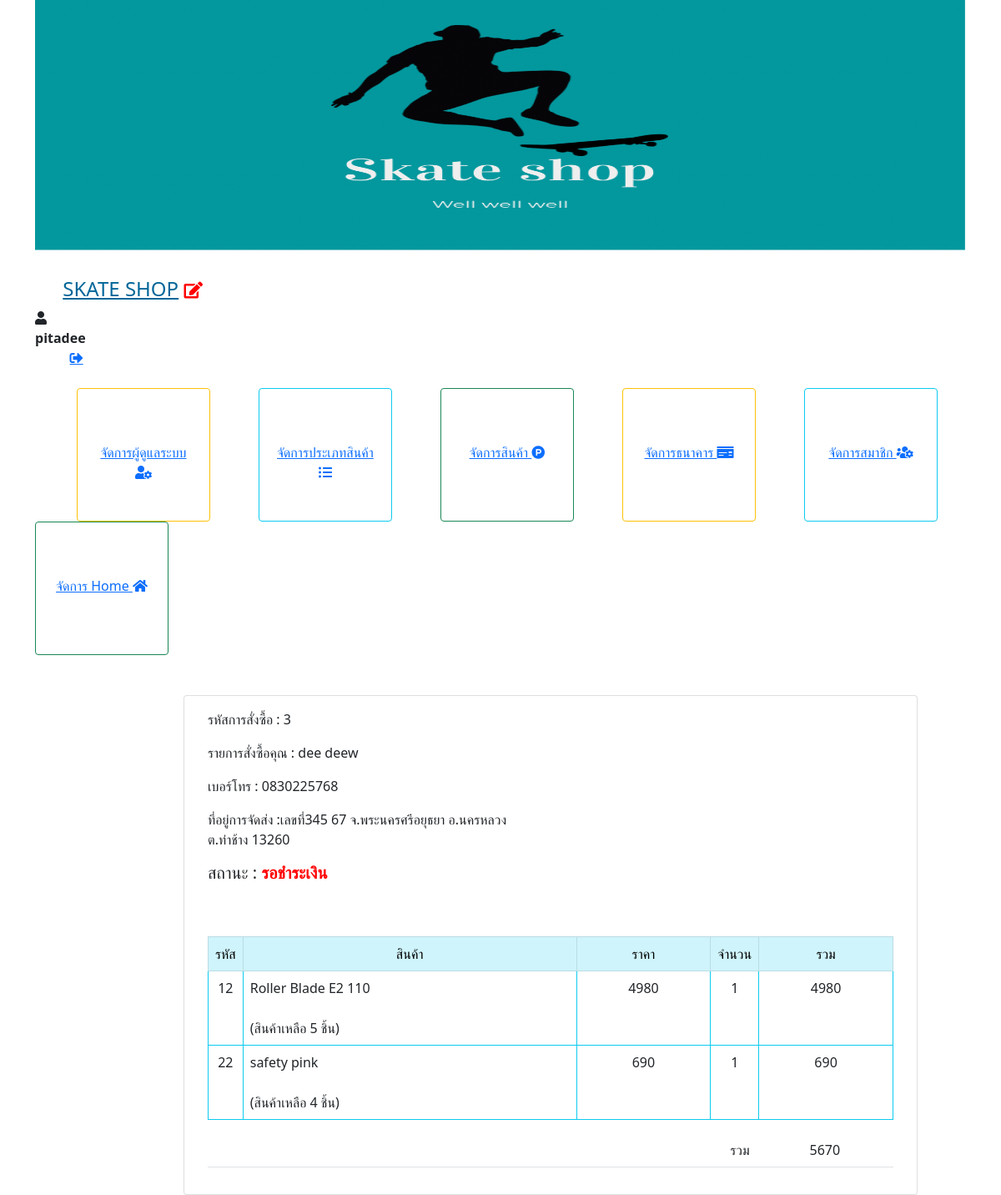
The page /skate-shop/admin/orderadd_wait.php?id=3 (signed in) on the database its author committed.
### tables this page shows
CREATE TABLE `shop` (
  `h_id` int(10) NOT NULL,
  `h_name` varchar(100) NOT NULL,
  `g_img` varchar(200) NOT NULL,
  `h_address` varchar(200) DEFAULT NULL,
  `h_tel` varchar(12) DEFAULT NULL,
  `h_fb` varchar(200) DEFAULT NULL,
  `h_ig` varchar(200) DEFAULT NULL
);

CREATE TABLE `order_detail` (
  `d_id` int(100) NOT NULL,
  `o_id` int(100) NOT NULL,
  `p_id` int(100) NOT NULL,
  `d_memberid` int(100) NOT NULL,
  `d_qty` int(100) NOT NULL,
  `d_subtotal` int(100) NOT NULL,
  `o_total` int(100) NOT NULL,
  `d_dttm` datetime NOT NULL
);

CREATE TABLE `member` (
  `member_id` int(11) NOT NULL,
  `m_user` varchar(20) NOT NULL,
  `m_pass` varchar(512) NOT NULL,
  `m_name` varchar(100) NOT NULL,
  `m_email` varchar(100) NOT NULL,
  `m_tel` varchar(20) NOT NULL,
  `date_save` timestamp NOT NULL DEFAULT current_timestamp()
);

CREATE TABLE `address` (
  `address_id` int(11) NOT NULL,
  `a_address` varchar(100) NOT NULL,
  `a_provinces` varchar(100) NOT NULL,
  `a_amphures` varchar(100) NOT NULL,
  `a_districts` varchar(100) NOT NULL,
  `a_zipcode` int(11) NOT NULL,
  `member_id` varchar(100) NOT NULL
);

CREATE TABLE `provinces` (
  `id` int(5) NOT NULL,
  `code` varchar(2) NOT NULL,
  `pro_name_th` varchar(150) NOT NULL,
  `name_en` varchar(150) NOT NULL,
  `geography_id` int(5) NOT NULL DEFAULT 0
);

CREATE TABLE `amphures` (
  `id` int(5) NOT NULL,
  `code` varchar(4) NOT NULL,
  `am_name_th` varchar(150) NOT NULL,
  `name_en` varchar(150) NOT NULL,
  `province_id` int(5) NOT NULL DEFAULT 0
);

CREATE TABLE `districts` (
  `id` varchar(6) NOT NULL,
  `zip_code` int(11) NOT NULL,
  `dis_name_th` varchar(150) NOT NULL,
  `name_en` varchar(150) NOT NULL,
  `amphure_id` int(11) NOT NULL DEFAULT 0
);

CREATE TABLE `product` (
  `p_id` int(11) NOT NULL,
  `p_name` varchar(200) NOT NULL,
  `p_price` int(100) NOT NULL,
  `type_id` int(11) NOT NULL,
  `p_detail` text NOT NULL,
  `p_img` varchar(200) NOT NULL,
  `p_qty` int(100) NOT NULL COMMENT 'จำนวนสินค้าในสต๊อก',
  `datesave` timestamp NOT NULL DEFAULT current_timestamp()
);

### skate-shop/admin/h.php (called while the page is built, shortened)
<?php session_start();
  $a_user = $_SESSION['a_user'];
?>

### skate-shop/admin/orderadd_wait.php (the view, shortened to what this page needs)
<!DOCTYPE html>
<html>
<head>
  <link href="https://cdn.jsdelivr.net/npm/bootstrap@5.0.2/dist/css/bootstrap.min.css" rel="stylesheet">
</head>
<body>
    <div class="container">
<?php include('h.php');?>
      <?php include('header.php');
      ?>
      <br></br>
  <?php include('h2.php');?>
       <?php session_start();
       $o_id = $_GET["id"];
       ?>
  <div class="row">
      <div class="col-md-2">
      </div>
    <?php
              include('condb.php');
              $query = "SELECT * FROM order_detail AS d
                INNER JOIN product  AS p ON d.p_id=p.p_id
                INNER JOIN member  AS m ON d.d_memberid=m.member_id
                AND o_id = $o_id"  or die("Error:" . mysqli_error());
                $result = mysqli_query($con, $query);
                $row_pro = mysqli_fetch_assoc($result);
                $mmm=$row_pro['member_id'];
                $query2 = "SELECT * FROM address
                LEFT JOIN member ON member.member_id=address.member_id
                LEFT JOIN provinces ON provinces.id=address.a_provinces
                LEFT JOIN amphures ON amphures.id=address.a_amphures
                LEFT JOIN districts ON districts.id=address.a_districts
                WHERE member.member_id=$mmm"  or die("Error:" . mysqli_error());
                $result2 = mysqli_query($con, $query2);
                $row_pro2 = mysqli_fetch_assoc($result2);
                ?>
<div class="card" style="width: 55rem;">
            <div class="card-body">
                <div class="row">
                        <div class="col-md-6">
                            <p>รหัสการสั่งซื้อ : <?php echo $row_pro["o_id"];?></p>
                            <p>รายการสั่งซื้อคุณ : <?php echo $row_pro["m_name"];?></p>
                            <p>เบอร์โทร : <?php echo $row_pro["m_tel"];?></p>
                            <p>
                            ที่อยู่การจัดส่ง :เลขที่<?php echo $row_pro2['a_address']; ?>
                                        จ.<?php echo $row_pro2['pro_name_th']; ?>
                                        อ.<?php echo $row_pro2['am_name_th']; ?>
                                        ต.<?php echo $row_pro2['dis_name_th']; ?>
                                        <?php echo $row_pro2['a_zipcode']; ?>
                            </p>
                            <h5 >สถานะ : <b style="color:red">รอชำระเงิน</b></h5>
                        </div>
                </div>
            </div>
            <div class="card-body">
                <table class="table table-bordered border-info" width="100"  class="square">
                    <thead align="center">
                        <tr class="table-info">
                            <td align="center" bgcolor="#9d7ed5">รหัส</td>
                            <td align="center" bgcolor="#9d7ed5">สินค้า</td>
                            <td align="center" bgcolor="#9d7ed5">ราคา</td>
                            <td align="center" bgcolor="#9d7ed5">จำนวน</td>
                            <td align="center" bgcolor="#9d7ed5">รวม</td>
                        </tr>
                    </thead>
                    <?php foreach ($result as $row_pro) { ?>
                    <tbody>
                    <tr>
                        <td width="5%" align="center"><?php echo $row_pro['p_id']; ?> </td>
                        <td width="50%" >
                            <?php echo $row_pro['p_name']; ?>
                            <br></br>
                            (สินค้าเหลือ <?php echo $row_pro['p_qty']; ?> ชิ้น)
                        </td>
                        <td width="20%" align="center"><?php echo $row_pro['p_price']; ?></td>
                        <td width="5%" align="center"><?php echo $row_pro['d_qty']; ?></td>
                        <td width="20%" align="center" ><?php echo $row_pro['d_subtotal']; ?></td>
                    </tr>
<?php } ?>
                </table>
                <table class="table " width="100"  class="square">
                        <tr class="table">
                            <td align="right" width="40%" bgcolor="#F9D5E3"> </td>
                            <td align="right" width="20%" bgcolor="#F9D5E3"> </td>
                            <td align="right" width="20%" bgcolor="#F9D5E3">รวม </td>
                            <td align="center"  width="20%" bgcolor="#F9D5E3"><?php echo $row_pro['o_total']; ?></td>
                        </tr>
                </table>
            </div>
    </div>
    </div>
</body>
</html>

### skate-shop/admin/header.php (shortened to what this page needs)
<html lang="en">
<head>
    <?php include('h.php');
      ?>
       <?php include('h2.php');
      ?>
</head>
<?php
      $query_product = "SELECT * FROM shop ";
      $result_pro =mysqli_query($con, $query_product) or die ("Error in query: $query_product " . mysqli_error());
      $row_pro = mysqli_fetch_array($result_pro);
      ?>
<body>
<div class="row">
<img src="g_img/<?php echo $row_pro['g_img']; ?>" width="100%" height="300">
    <div class="col-10">
        <a  href="index.php"  align="center" class="card-title" style="color:#069;"><h4 ><?php echo $row_pro["h_name"];?></a>
        <a  class="navbar-brand" href="about_store_edit_db.php" data-bs-toggle="modal" data-bs-target="#edit" data-bs-whatever="@mdo">
          <i style="color:red;"class="fas fa-edit"></i>
        </a>
      </div>&nbsp;&nbsp;&nbsp;&nbsp;&nbsp;&nbsp;&nbsp;&nbsp;&nbsp;&nbsp;&nbsp;&nbsp;&nbsp;&nbsp;&nbsp;&nbsp;&nbsp;
      <div class="col-1">
        <div class="icons">
            <i class="fas fa-user"></i><b style="color:#212529"> <?php echo $a_user; ?></b>
            <a href="../logout.php" class="fas fa-sign-out-alt" onclick="return confirm('คุณต้องการออกจากระบบหรือไม่?')"></a>
        </div>
      </div>
</div>
<br>
<div class="row">
  <div class="col-sm">
<div class="card border-warning text-center" style="height: 10rem; width: 10rem;" >
  <div class="card-body">
    <br><br>
  <a href="admin_list.php">จัดการผู้ดูแลระบบ
     <i class="fas fa-user-cog"></i>
  </a>
  </div>
</div>
</div>
<div class="col-sm">
<div class="card border-info text-center" style="height: 10rem; width: 10rem;" >
  <div class="card-body ">
    <br><br>
    <a href="type_list.php">จัดการประเภทสินค้า   <i class="fas fa-list-ul"></i></a>
  </div>
</div>
</div>
<div class="col-sm">
<div class="card border-success text-center" style="height: 10rem; width: 10rem;" >
  <div class="card-body">
    <br><br>
    <a href="product_list.php">จัดการสินค้า   <i class="fab fa-product-hunt"></i></a>
  </div>
</div>
</div>
<div class="col-sm">
<div class="card border-warning text-center" style="height: 10rem; width: 10rem;" >
  <div class="card-body">
    <br><br>
    <a href="bank_list.php">จัดการธนาคาร  <i class="fas fa-money-check"></i></a>
  </div>
</div>
</div>
<div class="col-sm">
<div class="card border-info text-center" style="height: 10rem; width: 10rem;" >
  <div class="card-body">
    <br><br>
    <a href="member_list.php">จัดการสมาชิก  <i class="fas fa-users-cog"></i></a>
  </div>
</div>
</div>
<div class="col-sm">
<div class="card border-success text-center" style="height: 10rem; width: 10rem;" >
  <div class="card-body">
    <br><br>
    <a href="about_store.php">จัดการ Home  <i class="fas fa-home"></i></a>
  </div>
</div>
</div>
</div>
</body>
</html>

### rows shown on the page
shop: g_img (picture), h_name "SKATE SHOP"
order_detail: o "3", p.p_id "12", p.p_name "Roller Blade E2 110", p.p_qty "5", p.p_price "4980", d_qty "1", d_subtotal "4980"
member: m_name "dee deew", m_tel "0830225768"
address: a_address "345 67", provinces.pro_name_th "พระนครศรีอยุธยา", amphures.am_name_th "นครหลวง", districts.dis_name_th "ท่าช้าง", a_zipcode "13260"
order_detail: p.p_id "22", p.p_name "safety pink", p.p_qty "4", p.p_price "690", d_qty "1", d_subtotal "690", o_total "5670"

### other values the page prints
$a_user "pitadee"
